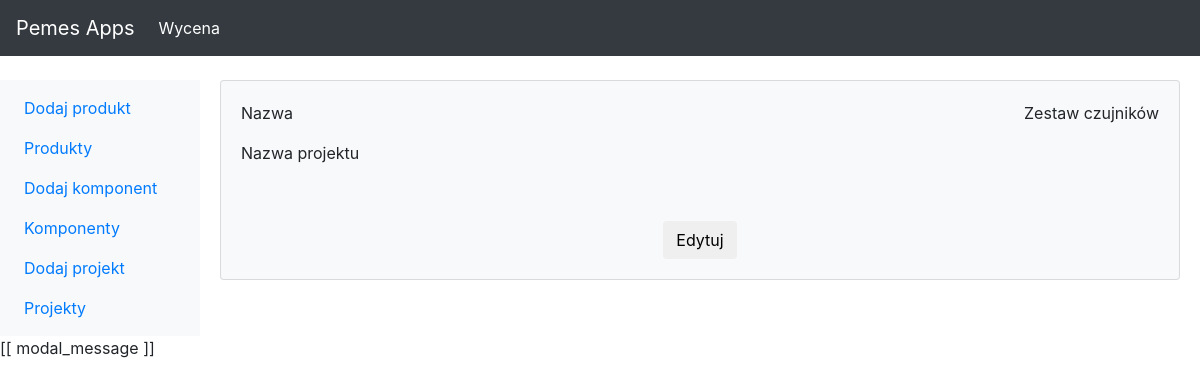
/pricing/component/4/, run on an earlier commit of the app's database.
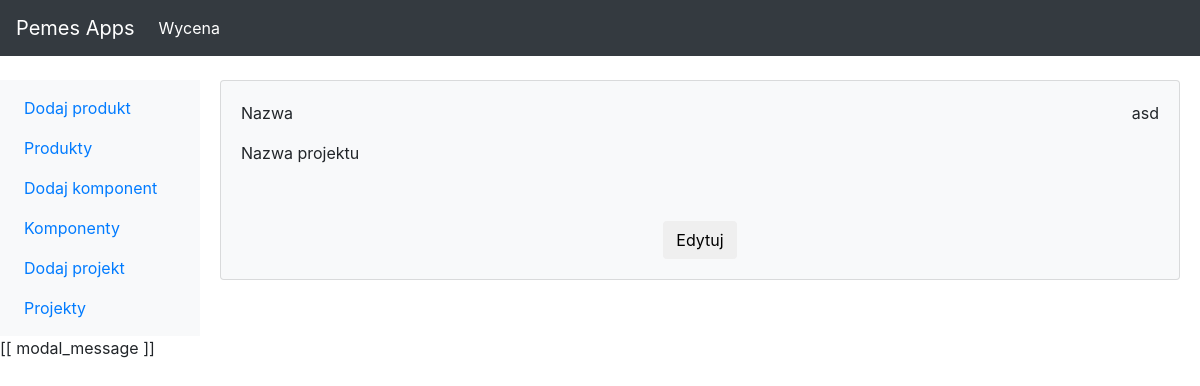
And on a later commit of the database.
### pricing/models.py (models this page shows)
class Element(models.Model):
    name = models.CharField(max_length=30)
    is_component = models.BooleanField()
    def __init__(self, *args, **kwargs):
        super(Element, self).__init__(*args, **kwargs)
        if not self.pk and not self.is_component:
            self.is_component = self.IS_COMPONENT

### pricing/views.py (the view)
class ComponentDetailsView(SingleObjectMixin, TemplateView):
    model = Component
    object = None
    def get_context_data(self, **kwargs):
        context = super().get_context_data(**kwargs)
        component = self.get_object()
        if component is not None:
            context['pk'] = component.pk
            context['name'] = component.name
            context['products'] = component.get_all_products(1, component)
            print(context['products'])
        return context

### pricing/models.py (called while the page is built)
    def get_all_products(self, amount, component):
        products = [{"amount": amount, "object": self, "component": component}]
        return products

    def get_all_products(self, amount, component):
        products = []
        for relation in self.relationship.all():
            child = relation.child
            if child.is_component:
                products.extend(
                    child.component.get_all_products(
                        relation.amount * amount, component
                    )
                )
            else:
                products.extend(
                    child.product.get_all_products(
                        relation.amount * amount, component
                    )
                )
        return products

### pricing/views.py (called while the page is built)
    def get_context_data(self, **kwargs):
        context = super().get_context_data(**kwargs)
        context['pricing_active'] = 'active'
        context[self.active] = 'active'
        return context

### pricing/templates/pricing/details_component.html (shortened to what this page needs)
{% extends "template.html" %}
    {% load staticfiles %}
{% block navigation %}
{% include "pricing/navigation.html" %}
{% endblock %}
{% block content %}
   <div class="card bg-light mx-auto" style="max-width: 60rem;">
      <div class="text-center">
          <div class="card-body">
            <div style="float:left;"><p class="card-text" >Nazwa</p></div>
            <div style="float:right;"><p class="card-text" >{{ name }}</p></div>
          </div>
          <div class="card-body">
            <div style="float:left;"><p class="card-text" >Nazwa projektu</p></div>
          </div>
          <div class="card-body" id="details_component">
          </div>
          <div class="card-body">
            <button type="button" class="save btn btn-default" onclick="location.href='/pricing/component/edit/{{pk}}'">Edytuj</button>
          </div>
      </div>
    </div>
{% endblock %}

### home/templates/template.html (shortened to what this page needs)
<!doctype html>
<html lang="en">
  <head>
    {% load staticfiles %}
    <link href="{% static 'css/bootstrap.min.css' %}" rel="stylesheet">
    <link href="{% static 'css/starter-template.css' %}" rel="stylesheet">
    <link rel="stylesheet" href="https://use.fontawesome.com/releases/v5.0.12/css/all.css">
  </head>
  <body>
    <nav class="navbar navbar-expand-md navbar-dark bg-dark fixed-top">
      <a class="navbar-brand" href="/">Pemes Apps</a>
      <div class="collapse navbar-collapse" id="navbarsExampleDefault">
        <ul class="navbar-nav mr-auto">
          <li class="nav-item">
            <a class="nav-link {{ pricing_active }}" href="/pricing">Wycena</a>
          </li>
        </ul>
      </div>
    </nav>
    <div class="container-fluid">
      <div class="row">
        <nav class="navbar bg-light col-sm-3 col-md-2 d-block">
          {% block navigation%}
          {% endblock %}
        </nav>
        <main role="main" class="col-sm-9 col-md-10">
          {% block content %}
          {% endblock %}
        </main>
      </div>
    </div>
    <div id="msg_modal">
      <modal :ref="ref" :id="'msg'">
        [[ modal_message ]]
      </modal>
    </div>
  </body>
</html>

### pricing/templates/pricing/navigation.html
      <ul class="navbar-nav nav-pills">
        <li class="nav-item">
          <a class="nav-link {{ new_product_active }} p-2" href="/pricing/product/new">Dodaj produkt</a>
        </li>
        <li class="nav-item">
          <a class="nav-link {{ products_active }}  p-2" href="/pricing/product/list">Produkty</a>
        </li>
      </ul>
      <ul class="navbar-nav nav-pills">
        <li class="nav-item">
          <a class="nav-link {{ new_component_active }}  p-2" href="/pricing/component/new">Dodaj komponent</a>
        </li>
        <li class="nav-item">
          <a class="nav-link {{ components_active }}  p-2" href="/pricing/component/list">Komponenty</a>
        </li>
      </ul>
      <ul class="navbar-nav nav-pills">
        <li class="nav-item">
          <a class="nav-link {{ new_project_active }}  p-2" href="/pricing/project/new">Dodaj projekt</a>
        </li>
        <li class="nav-item">
          <a class="nav-link {{ projects_active }}  p-2" href="/pricing/project/list">Projekty</a>
        </li>
      </ul>

### home/static/css/starter-template.css (style rules this page uses)
body { padding-top: 5rem; }

What changed in the data, as far as the page shows it:
changed Element: name "Zestaw czujników" → "asd"
